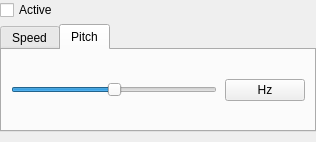
<?xml version="1.0" encoding="UTF-8"?>
<ui version="4.0">
 <class>GUI_Speed</class>
 <widget class="QWidget" name="GUI_Speed">
  <property name="geometry">
   <rect>
    <x>0</x>
    <y>0</y>
    <width>316</width>
    <height>142</height>
   </rect>
  </property>
  <layout class="QGridLayout" name="grid_layout">
   <property name="leftMargin">
    <number>0</number>
   </property>
   <property name="topMargin">
    <number>0</number>
   </property>
   <property name="rightMargin">
    <number>0</number>
   </property>
   <property name="bottomMargin">
    <number>10</number>
   </property>
   <property name="horizontalSpacing">
    <number>10</number>
   </property>
   <property name="verticalSpacing">
    <number>4</number>
   </property>
   <item row="4" column="0">
    <widget class="QTabWidget" name="tabWidget">
     <property name="sizePolicy">
      <sizepolicy hsizetype="Expanding" vsizetype="Preferred">
       <horstretch>0</horstretch>
       <verstretch>0</verstretch>
      </sizepolicy>
     </property>
     <property name="currentIndex">
      <number>1</number>
     </property>
     <widget class="QWidget" name="tab">
      <attribute name="title">
       <string>Speed</string>
      </attribute>
      <layout class="QGridLayout" name="gridLayout">
       <property name="horizontalSpacing">
        <number>8</number>
       </property>
       <property name="verticalSpacing">
        <number>3</number>
       </property>
       <item row="1" column="0">
        <widget class="Gui::Slider" name="sli_speed">
         <property name="minimum">
          <number>50</number>
         </property>
         <property name="maximum">
          <number>150</number>
         </property>
         <property name="pageStep">
          <number>1</number>
         </property>
         <property name="value">
          <number>100</number>
         </property>
         <property name="sliderPosition">
          <number>100</number>
         </property>
         <property name="tracking">
          <bool>true</bool>
         </property>
         <property name="orientation">
          <enum>Qt::Horizontal</enum>
         </property>
        </widget>
       </item>
       <item row="2" column="0" colspan="2">
        <layout class="QHBoxLayout" name="horizontalLayout">
         <item>
          <widget class="QCheckBox" name="cb_preserve_pitch">
           <property name="text">
            <string>Preserve pitch</string>
           </property>
          </widget>
         </item>
         <item>
          <spacer name="horizontalSpacer">
           <property name="orientation">
            <enum>Qt::Horizontal</enum>
           </property>
           <property name="sizeHint" stdset="0">
            <size>
             <width>40</width>
             <height>20</height>
            </size>
           </property>
          </spacer>
         </item>
        </layout>
       </item>
       <item row="1" column="1">
        <widget class="QPushButton" name="btn_speed">
         <property name="text">
          <string notr="true">1.0</string>
         </property>
        </widget>
       </item>
      </layout>
     </widget>
     <widget class="QWidget" name="tab_2">
      <attribute name="title">
       <string>Pitch</string>
      </attribute>
      <layout class="QGridLayout" name="gridLayout_2">
       <property name="horizontalSpacing">
        <number>8</number>
       </property>
       <item row="0" column="0">
        <widget class="Gui::Slider" name="sli_pitch">
         <property name="minimum">
          <number>4000</number>
         </property>
         <property name="maximum">
          <number>4800</number>
         </property>
         <property name="singleStep">
          <number>1</number>
         </property>
         <property name="pageStep">
          <number>10</number>
         </property>
         <property name="value">
          <number>4400</number>
         </property>
         <property name="tracking">
          <bool>true</bool>
         </property>
         <property name="orientation">
          <enum>Qt::Horizontal</enum>
         </property>
        </widget>
       </item>
       <item row="0" column="1">
        <widget class="QPushButton" name="btn_pitch">
         <property name="text">
          <string notr="true">Hz</string>
         </property>
        </widget>
       </item>
      </layout>
     </widget>
    </widget>
   </item>
   <item row="0" column="0">
    <widget class="QCheckBox" name="cb_active">
     <property name="text">
      <string notr="true">Active</string>
     </property>
    </widget>
   </item>
  </layout>
 </widget>
 <customwidgets>
  <customwidget>
   <class>Gui::Slider</class>
   <extends>QSlider</extends>
   <header>Gui/Utils/Widgets/Slider.h</header>
  </customwidget>
 </customwidgets>
 <resources/>
 <connections/>
</ui>
